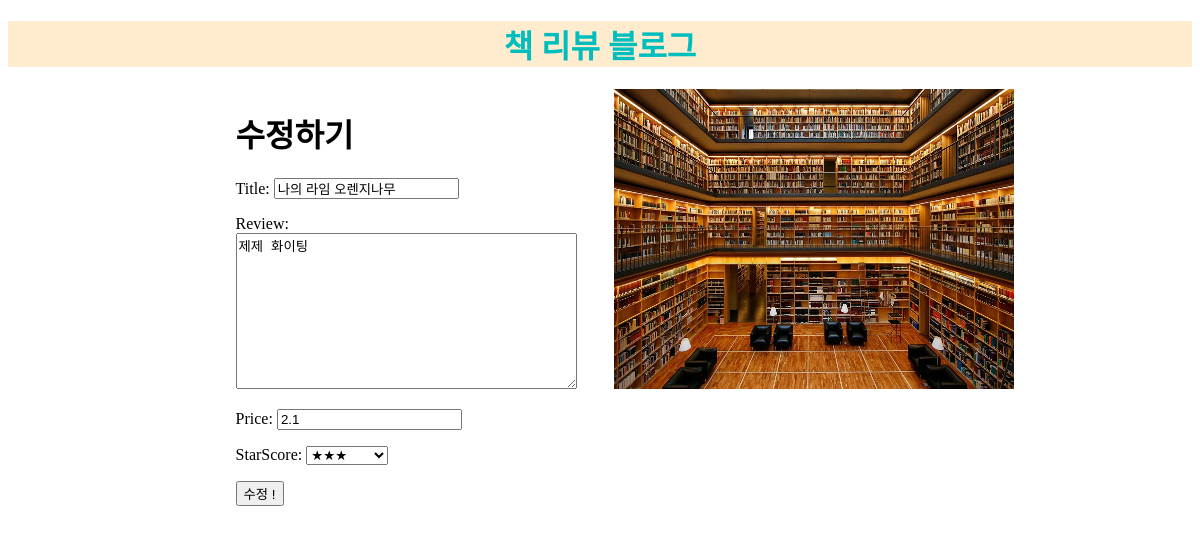
The page /edit/3/ on the database its author committed.
### blog/models.py (models this page shows, shortened)
class Post(models.Model):
    title = models.CharField(max_length=200)
    review = models.TextField()
    price = models.FloatField()
    one = '★'
    two = '★★'
    three = '★★★'
    four = '★★★★'
    five = '★★★★★'
    score_choices = (
        (one, '★'),
        (two, '★★'),
        (three, '★★★'),
        (four, '★★★★'),
        (five, '★★★★★')
    )
    starScore = models.CharField(
        max_length = 5,
        choices = score_choices,
        default = one
        )

### blog/views.py (the view)
# urls.py: path('edit/<int:post_pk>/', views.edit, name='edit'),
def edit(request, post_pk):
    post = Post.objects.get(pk=post_pk)
    if request.method == 'POST':
        form = PostForm(request.POST, instance=post)
        form.save()
        return redirect('detail', post.pk)
    else:
        form = PostForm(instance=post)
    return render(request, 'edit.html', {'form':form})

### blog/forms.py
class PostForm(forms.ModelForm):
    class Meta:
        model = Post
        fields = ('title', 'review', 'price', 'starScore')

### blog/templates/edit.html (shortened to what this page needs)
<!DOCTYPE html>
<html lang="en">
<head>
</head>
{% extends "home.html" %}
    {% block content %}
    <div class="box">
        <div class="content-box">
            <h1>수정하기</h1>
            <form method="POST">{% csrf_token %}
                {{ form.as_p }}
                <button type="submit">수정 !</button>
            </form>
        </div>
    {% endblock %}

### static/home.css (style rules this page uses)
.box { height: 600px; display: flex; justify-content: space-between; flex-direction: row; margin: 0 15%; }
.content-box { height: 300px; width: 400px; padding-left: 50px; }

### rows shown on the page
Post: title "나의 라임 오렌지나무", review "제제 화이팅", price "2.1", starScore "★★★"
